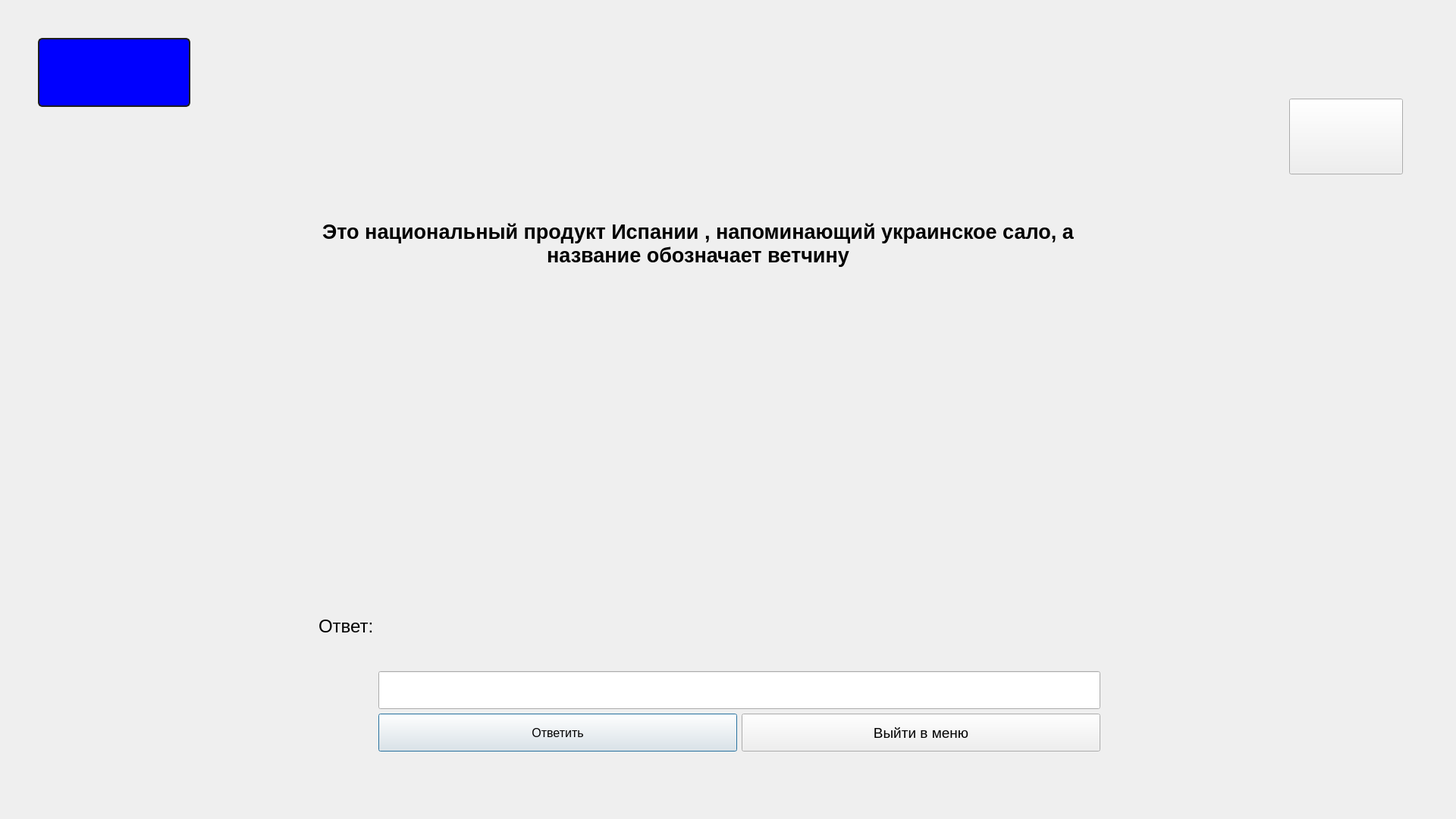
<?xml version="1.0" encoding="UTF-8"?>
<ui version="4.0">
 <class>window212</class>
 <widget class="QDialog" name="window212">
  <property name="geometry">
   <rect>
    <x>0</x>
    <y>0</y>
    <width>1920</width>
    <height>1080</height>
   </rect>
  </property>
  <property name="windowTitle">
   <string>Dialog</string>
  </property>
  <widget class="QStackedWidget" name="stackedWidget">
   <property name="geometry">
    <rect>
     <x>-50</x>
     <y>120</y>
     <width>1920</width>
     <height>1080</height>
    </rect>
   </property>
   <property name="currentIndex">
    <number>0</number>
   </property>
   <widget class="QWidget" name="page">
    <widget class="QLabel" name="label">
     <property name="geometry">
      <rect>
       <x>440</x>
       <y>10</y>
       <width>1061</width>
       <height>381</height>
      </rect>
     </property>
     <property name="font">
      <font>
       <pointsize>20</pointsize>
       <weight>75</weight>
       <bold>true</bold>
      </font>
     </property>
     <property name="text">
      <string>Это национальный продукт Испании , напоминающий украинское сало, а название обозначает ветчину</string>
     </property>
     <property name="textFormat">
      <enum>Qt::AutoText</enum>
     </property>
     <property name="scaledContents">
      <bool>false</bool>
     </property>
     <property name="alignment">
      <set>Qt::AlignCenter</set>
     </property>
     <property name="wordWrap">
      <bool>true</bool>
     </property>
    </widget>
    <widget class="QWidget" name="layoutWidget">
     <property name="geometry">
      <rect>
       <x>470</x>
       <y>540</y>
       <width>1031</width>
       <height>331</height>
      </rect>
     </property>
     <layout class="QHBoxLayout" name="horizontalLayout_2">
      <item>
       <widget class="QLabel" name="label_4">
        <property name="minimumSize">
         <size>
          <width>0</width>
          <height>100</height>
         </size>
        </property>
        <property name="font">
         <font>
          <pointsize>18</pointsize>
         </font>
        </property>
        <property name="text">
         <string>Ответ:</string>
        </property>
       </widget>
      </item>
      <item>
       <layout class="QVBoxLayout" name="verticalLayout">
        <item>
         <widget class="QLabel" name="label_result">
          <property name="minimumSize">
           <size>
            <width>0</width>
            <height>200</height>
           </size>
          </property>
          <property name="font">
           <font>
            <pointsize>30</pointsize>
            <weight>75</weight>
            <bold>true</bold>
           </font>
          </property>
          <property name="styleSheet">
           <string notr="true"/>
          </property>
          <property name="text">
           <string/>
          </property>
         </widget>
        </item>
        <item>
         <widget class="QLineEdit" name="lineEdit_answer">
          <property name="minimumSize">
           <size>
            <width>0</width>
            <height>50</height>
           </size>
          </property>
          <property name="font">
           <font>
            <pointsize>20</pointsize>
            <weight>75</weight>
            <bold>true</bold>
           </font>
          </property>
          <property name="text">
           <string/>
          </property>
         </widget>
        </item>
        <item>
         <layout class="QHBoxLayout" name="horizontalLayout">
          <item>
           <widget class="QPushButton" name="pushButton_answer">
            <property name="enabled">
             <bool>true</bool>
            </property>
            <property name="minimumSize">
             <size>
              <width>0</width>
              <height>50</height>
             </size>
            </property>
            <property name="font">
             <font>
              <pointsize>12</pointsize>
             </font>
            </property>
            <property name="text">
             <string>Ответить</string>
            </property>
           </widget>
          </item>
          <item>
           <widget class="QPushButton" name="pushButton_11">
            <property name="minimumSize">
             <size>
              <width>0</width>
              <height>50</height>
             </size>
            </property>
            <property name="font">
             <font>
              <pointsize>14</pointsize>
             </font>
            </property>
            <property name="text">
             <string>Выйти в меню</string>
            </property>
           </widget>
          </item>
         </layout>
        </item>
       </layout>
      </item>
     </layout>
    </widget>
    <widget class="QPushButton" name="show_hit">
     <property name="geometry">
      <rect>
       <x>1750</x>
       <y>10</y>
       <width>150</width>
       <height>100</height>
      </rect>
     </property>
     <property name="text">
      <string/>
     </property>
    </widget>
   </widget>
   <widget class="QWidget" name="page_2">
    <widget class="QPushButton" name="close_hit">
     <property name="geometry">
      <rect>
       <x>1750</x>
       <y>10</y>
       <width>150</width>
       <height>100</height>
      </rect>
     </property>
     <property name="text">
      <string/>
     </property>
    </widget>
    <widget class="QLabel" name="label_3">
     <property name="geometry">
      <rect>
       <x>460</x>
       <y>20</y>
       <width>1000</width>
       <height>750</height>
      </rect>
     </property>
     <property name="text">
      <string/>
     </property>
    </widget>
   </widget>
   <widget class="QWidget" name="page_3"/>
  </widget>
  <widget class="QLabel" name="label_score">
   <property name="geometry">
    <rect>
     <x>50</x>
     <y>50</y>
     <width>201</width>
     <height>91</height>
    </rect>
   </property>
   <property name="styleSheet">
    <string notr="true">QLabel
{
font-weight: bold;
    color: yellow;
    background-color: blue;
    border-width: 2px;
    border-color: #1e1e1e;
    border-style: solid;
    border-radius: 6;
    padding: 3px;
    font-size: 40px;
    padding-left: 5px;
    padding-right: 5px;
}

QPushButton:pressed
{
    background-color: QLinearGradient( x1: 0, y1: 0, x2: 0, y2: 1, stop: 0 #2d2d2d, stop: 0.1 #2b2b2b, stop: 0.5 #292929, stop: 0.9 #282828, stop: 1 #252525);
}

QPushButton:hover
{
    border: 2px solid QLinearGradient( x1: 0, y1: 0, x2: 0, y2: 1, stop: 0 #ffa02f, stop: 1 #d7801a);
}

QPushButton:focus {
    border-color: yellow;
   outline: none;
}</string>
   </property>
   <property name="text">
    <string/>
   </property>
  </widget>
  <widget class="QLabel" name="label_2">
   <property name="geometry">
    <rect>
     <x>0</x>
     <y>0</y>
     <width>1920</width>
     <height>1080</height>
    </rect>
   </property>
   <property name="text">
    <string/>
   </property>
  </widget>
  <zorder>label_2</zorder>
  <zorder>stackedWidget</zorder>
  <zorder>label_score</zorder>
 </widget>
 <resources/>
 <connections/>
</ui>
